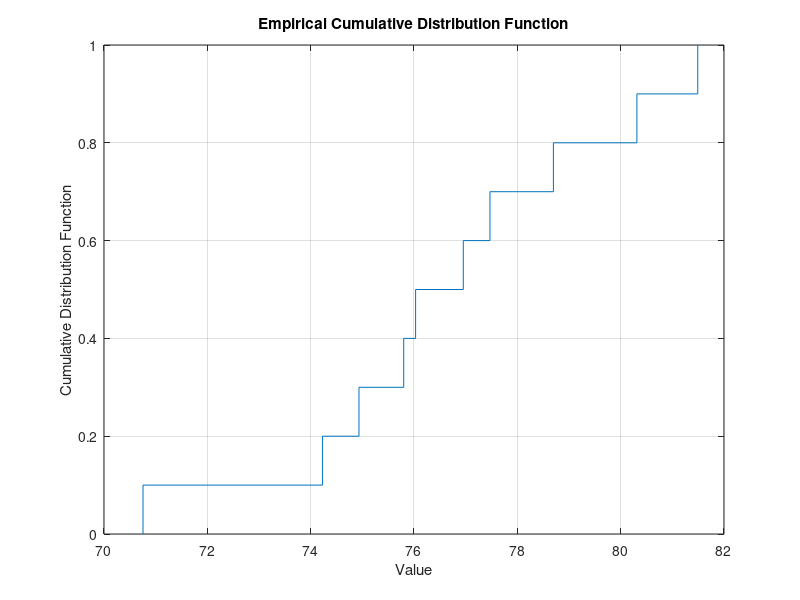

Write the MATLAB code that produced this figure.
temp=[70.755,   74.228,   74.935,   75.801,   76.031,   76.954,   77.470,   78.698,   80.314,   81.492];
figure
cdfplot(temp);
xlabel('Value');
ylabel('Cumulative Distribution Function');
title('Empirical Cumulative Distribution Function');
grid on;
